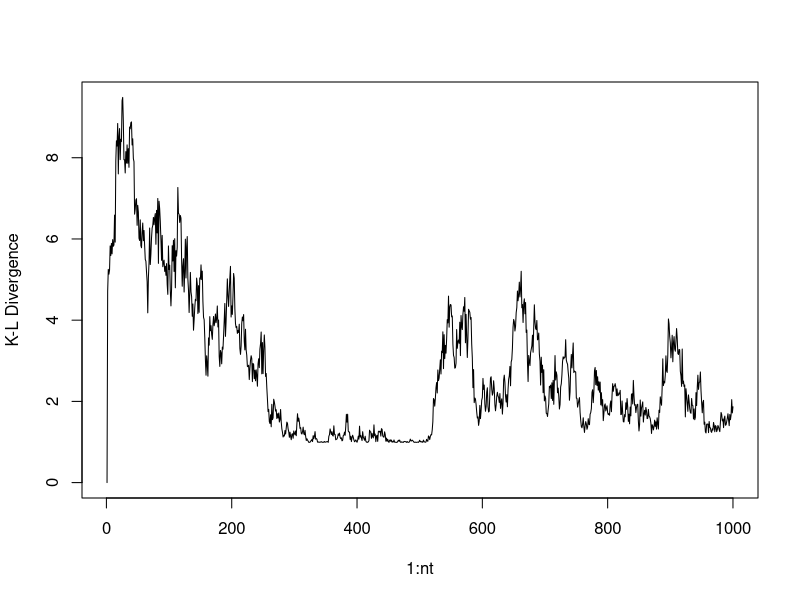
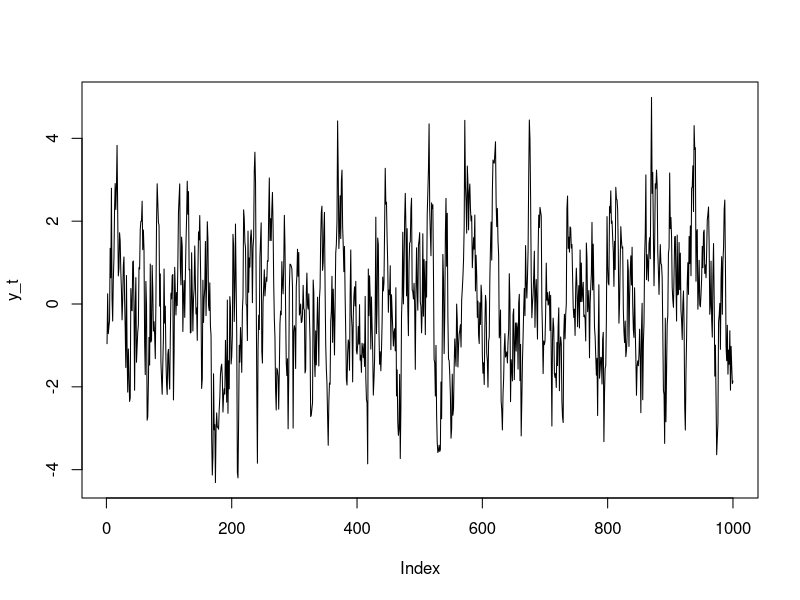

Reproduce these figures in R, in order. (Note: this script raises an error after producing the figures.)
# Predictability simulations
# Simulate a time series from a random walk model
# Two (three) measures of predictability

######## Random walk model #########
set.seed(14)
# Set up parameters
x_ic <- 10
tau_ic <- 1
a_obs <- 2
r_obs <- 1
a_add <- 2
r_add <- 1
nt <- 1000

# Initial conditions
x_0 <- rnorm(1, x_ic, tau_ic)
tau_add <- 1 / rgamma(1, a_add, r_add)
tau_obs <- 1 / rgamma(1, a_obs, r_obs)

# simulate x
x_t <- matrix(0, nrow = nt, ncol = 1)
x_t[1] <- x_0
for (i in 2:nt) x_t[i] <- rnorm(1, x_t[i - 1], tau_add)

# simulate y
y_t <- matrix(0, nrow = nt, ncol = 1)
for (i in 1:nt) y_t[i] <- rnorm(1, x_t[i], tau_obs)

# Clim
m_clim <- mean(y_t)
sd_clim <- sd(y_t)

# Relative entropy each time step for the next
D_t <- matrix(0, nrow = nt, ncol = 1)

# for (i in 2:nt) {
#   D_t[i] <- 0.5 * (log(tau_add / tau_obs) +
#     (tau_obs / tau_add) + ((y_t[i] - y_t[i - 1])^2) / tau_add - 1)
# }

# If treating y_t as a forecast, with y_0 as the last observed point,

D_t2 <- matrix(0, nrow = nt, ncol = 1)

for (i in 2:nt) {
  D_t2[i] <- 0.5 * (log(sd_clim / tau_obs) +
    (tau_obs / sd_clim) + ((m_clim - y_t[i])^2) / sd_clim - 1)
}
# plot(1:nt, D_t, type = "l")
plot(1:nt, D_t2, type = "l", ylab = "K-L Divergence")

# Start here ----

# Observed time series - AR1 process
ar1 <- .8 # From .8 to 1
ic0 <- 1
sd <- .1

y1 <- rnorm(1, mean = ar1 * ic0, sd = 1)

nt <- 1000
y_t <- matrix(0, nrow = nt)
y_t[1] <- y1

for (i in 2:nt) y_t[i] <- rnorm(1, mean = ar1 * y_t[i - 1], sd = 1)
plot(y_t, type = "l")

# Forecast distribution
ft <- 1000
mod_fit <- ar(y_t2)
m_fit1 <- mod_fit$ar[1]
m_fit2 <- mod_fit$ar[2]
m_fit3 <- mod_fit$ar[3]
sd_fit <- mod_fit$var.pred

y_tau <- matrix(0, nrow = ft)
y_tau[1] <- y_t2[249]
y_tau[2] <- y_t2[250]
# y_tau[3] <- y_t2[250]
m_tau <- matrix(0, nrow = ft, ncol = 1)
sd_tau <- matrix(0, nrow = ft, ncol = 1)
prior_sd <- 2
prior_mean <- 0
yt_mean <- mean(y_t2)
yt_sd <- sd(y_t2)

for (i in 3:ft) {
  ym_tau <- m_fit1 * y_tau[i - 1] + m_fit2 * y_tau[i - 2]
  b <- ((1 / prior_sd^2) * prior_mean) + ((nt / yt_sd^2) * ym_tau)
  a <- (1 / prior_sd^2) + (nt / yt_sd^2)
  m_tau[i] <- b / a

  sd_tau[i] <- 1 / a

  y_tau[i] <- rnorm(1, m_tau[i], sd_tau[i])
}

# Climatological distribution parameters (IC)
sd_clim <- .01 # Original = 0.01
mean_clim <- 0 # Original = 0

# Relative entropy - forecast horizon

D_t2 <- matrix(0, nrow = ft, ncol = 1)

for (i in 3:ft) {
  D_t2[i] <- 0.5 * ((log(sd_clim / sd_tau[i])) +
    (sd_tau[i] / sd_clim) + ((mean_clim - m_tau[i])^2) / sd_clim - 1)
}

plot(D_t2[3:40],
  type = "l", xlab = "Forecast horizon",
  ylab = "Relative Entropy"
)

# Mutual information - forecast horizon
MI_t2 <- matrix(0, nrow = ft, ncol = 1)

for (i in 3:ft) {
  MI_t2[i] <- -0.5 * (log(sd_tau[i]^2 / sd_clim^2))
}

plot(MI_t2[3:40],
  type = "l", xlab = "Forecast horizon",
  ylab = "Mutual Information "
)

S_t2 <- matrix(0, nrow = ft, ncol = 1)
Dis_t2 <- matrix(0, nrow = ft, ncol = 1)

for (i in 3:ft) {
  S_t2[i] <- ((mean_clim - m_tau[i])^2) / (2 * sd_clim)
  Dis_t2[i] <- 0.5 * ((log(sd_clim / sd_tau2[i])) +
    (sd_tau[i] / sd_clim) - 1)
}

S2D <- S_t2 / Dis_t2
lines(S_t2[3:40], col = "red")

# Poorly sampled time series
y_t2 <- y_t[750:1000]
